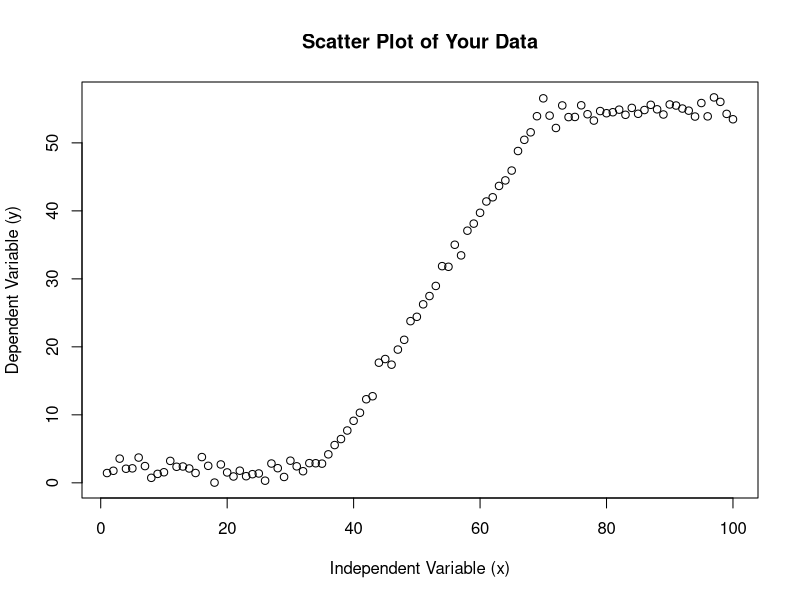
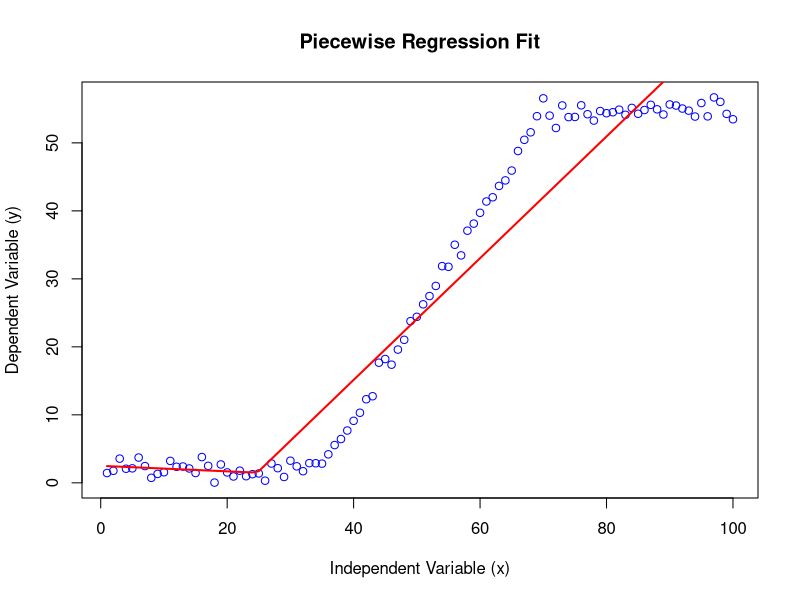
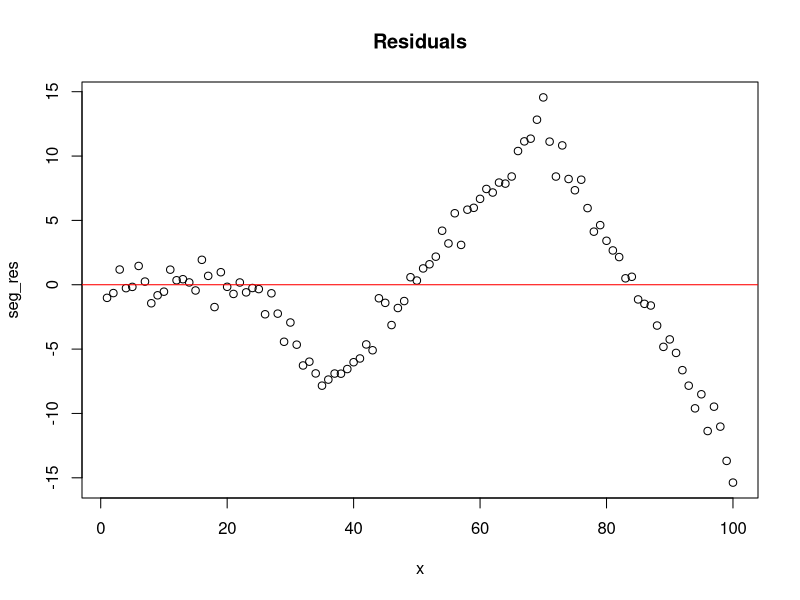

Reproduce these figures in R, in order.
## ---- chunk 1
# Install and load necessary packages
# install.packages("segmented")
library(segmented)

# Sample data
set.seed(123)
x <- 1:100
y <- 2 + 1.5 * pmax(x - 35, 0) - 1.5 * pmax(x - 70, 0) + rnorm(100)

# Combine data
data <- data.frame(x, y)
## ---- chunk 2
# Scatter plot to visualize the data
plot(
  data$x, data$y, 
  main = "Scatter Plot of Your Data",
  xlab = "Independent Variable (x)", 
  ylab = "Dependent Variable (y)")
## ---- chunk 3
# Fit the piecewise regression model
model <- lm(y ~ x, data = data)
segmented_model <- segmented(model, seg.Z = ~x)
## ---- chunk 4
seg_preds <- predict(segmented_model)
seg_res <- y - seg_preds

# Plot the original data with the fitted model
plot(
  data$x, data$y,
  main = "Piecewise Regression Fit",
  xlab = "Independent Variable (x)",
  ylab = "Dependent Variable (y)",
  col = "blue"
)
lines(data$x, seg_preds,col = "red", lwd = 2)

# Plot residuals
# Plot the residuals for each segment
plot(x, seg_res, main = "Residuals")
abline(h = 0, col = "red")
## ---- chunk 5
# View breakpoints and coefficients
summary(segmented_model)
